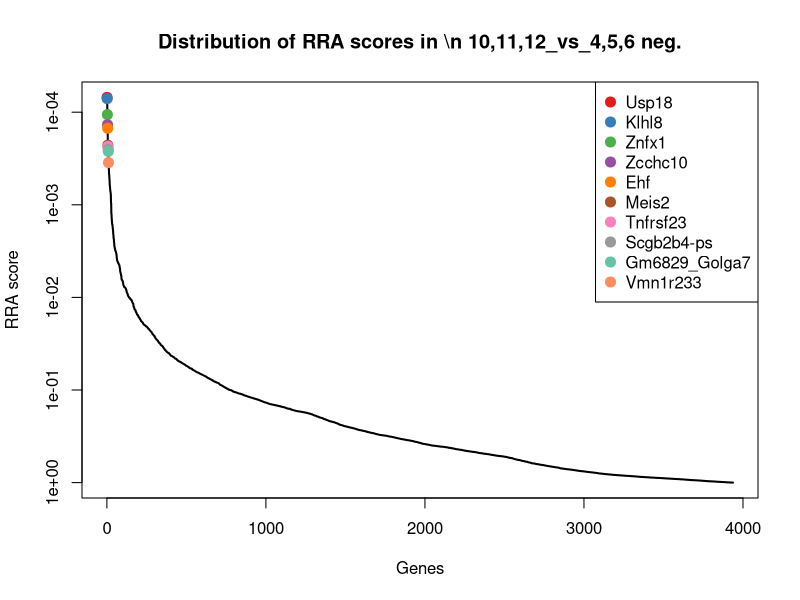
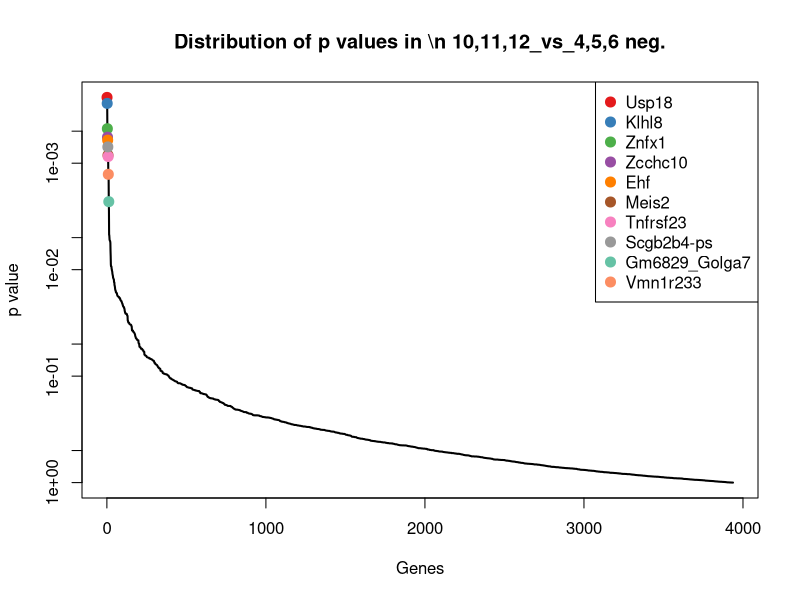
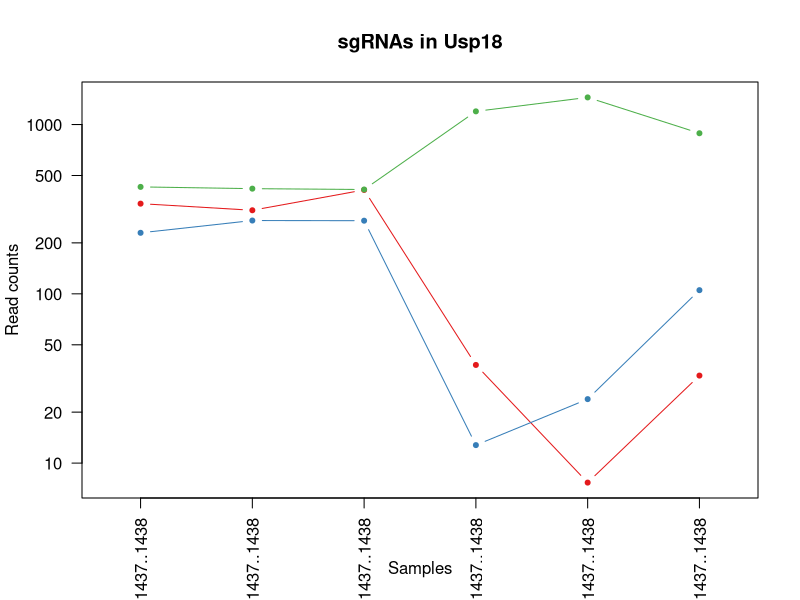
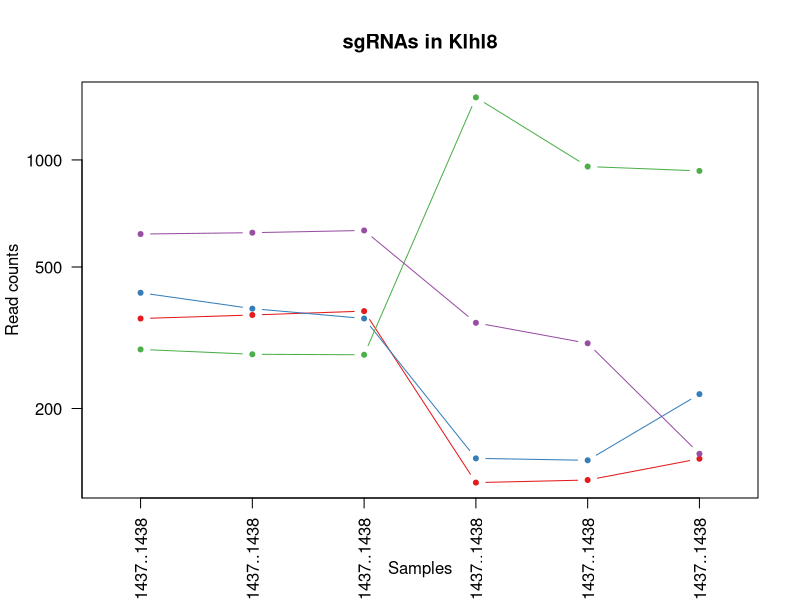
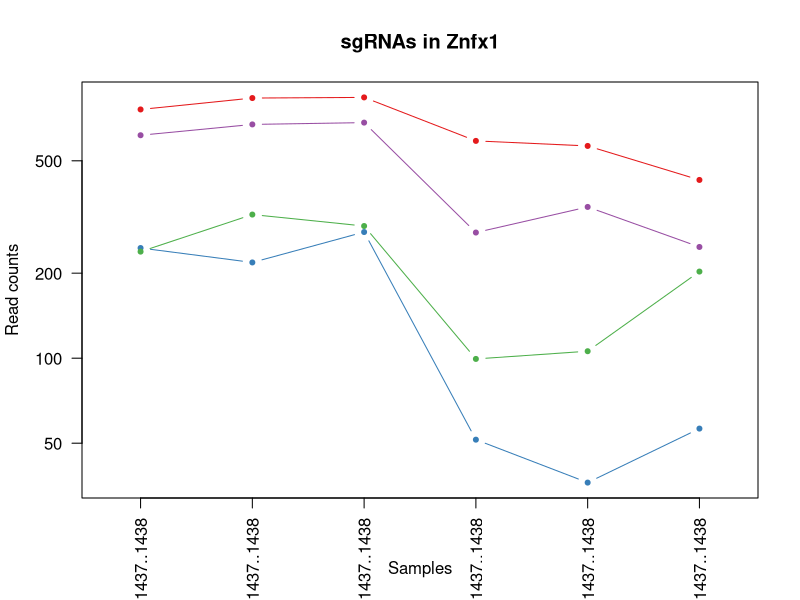
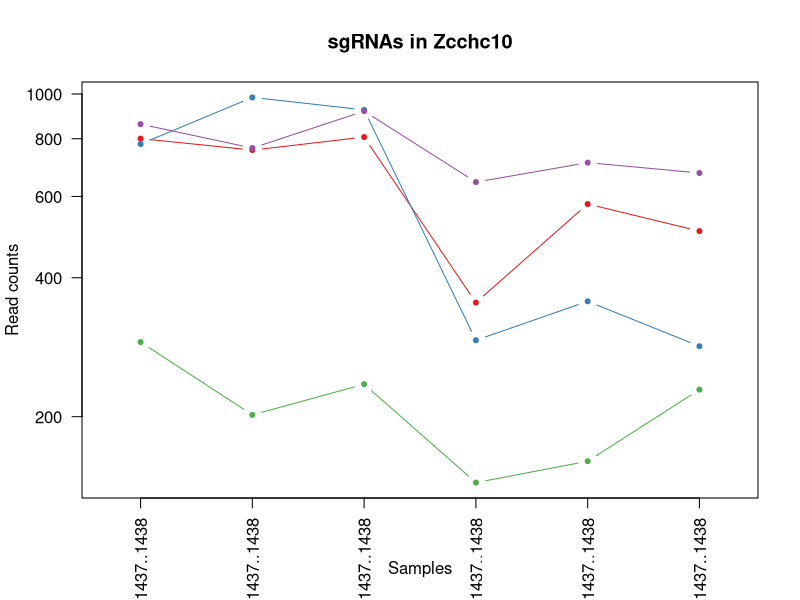
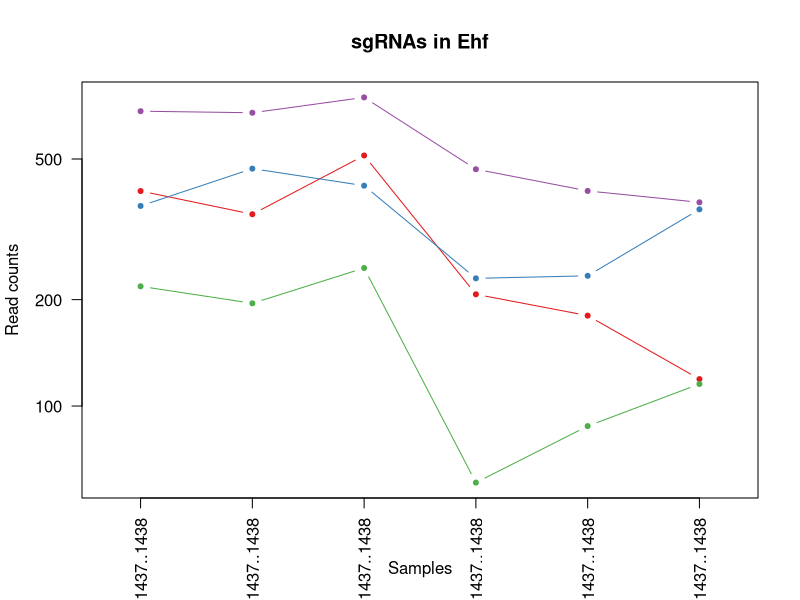
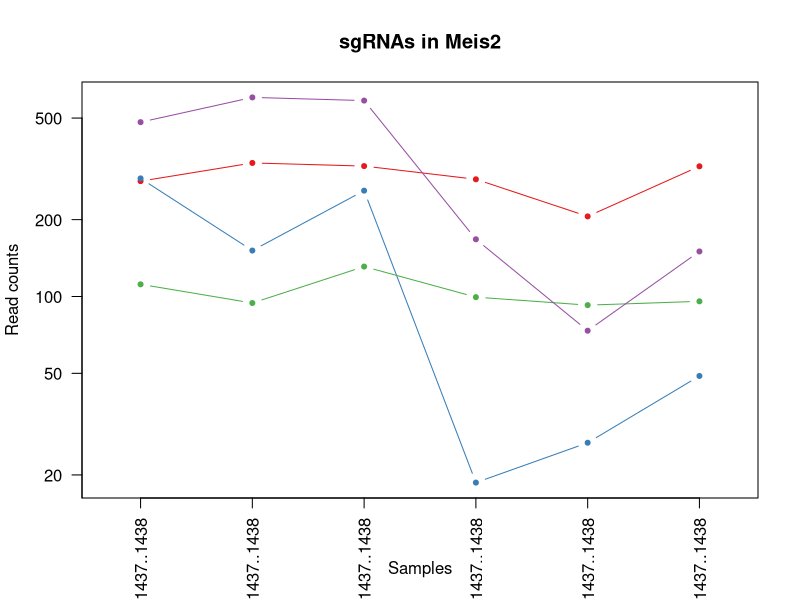

Source code (R) for these figures, in order: (Note: this script raises an error after producing the figures.)
pdf(file='invitro.poolE_mCD19.CAR_ET.1.2_v_hEGFRv3.CAR_ET.1.2.pdf',width=4.5,height=4.5);
gstable=read.table('invitro.poolE_mCD19.CAR_ET.1.2_v_hEGFRv3.CAR_ET.1.2.gene_summary.txt',header=T)
# 
#
# parameters
# Do not modify the variables beginning with "__"

# gstablename='__GENE_SUMMARY_FILE__'
startindex=3
# outputfile='__OUTPUT_FILE__'
targetgenelist=c("Usp18","Klhl8","Znfx1","Zcchc10","Ehf","Meis2","Tnfrsf23","Scgb2b4-ps","Gm6829_Golga7","Vmn1r233")
# samplelabel=sub('.\\w+.\\w+$','',colnames(gstable)[startindex]);
samplelabel='10,11,12_vs_4,5,6 neg.'


# You need to write some codes in front of this code:
# gstable=read.table(gstablename,header=T)
# pdf(file=outputfile,width=6,height=6)


# set up color using RColorBrewer
#library(RColorBrewer)
#colors <- brewer.pal(length(targetgenelist), "Set1")

colors=c( "#E41A1C", "#377EB8", "#4DAF4A", "#984EA3", "#FF7F00",  "#A65628", "#F781BF",
          "#999999", "#66C2A5", "#FC8D62", "#8DA0CB", "#E78AC3", "#A6D854", "#FFD92F", "#E5C494", "#B3B3B3", 
          "#8DD3C7", "#FFFFB3", "#BEBADA", "#FB8072", "#80B1D3", "#FDB462", "#B3DE69", "#FCCDE5",
          "#D9D9D9", "#BC80BD", "#CCEBC5", "#FFED6F")

######
# function definition

plotrankedvalues<-function(val, tglist, ...){
  
  plot(val,log='y',ylim=c(max(val),min(val)),type='l',lwd=2, ...)
  if(length(tglist)>0){
    for(i in 1:length(tglist)){
      targetgene=tglist[i];
      tx=which(names(val)==targetgene);ty=val[targetgene];
      points(tx,ty,col=colors[(i %% length(colors)) ],cex=2,pch=20)
      # text(tx+50,ty,targetgene,col=colors[i])
    }
    legend('topright',tglist,pch=20,pt.cex = 2,cex=1,col=colors)
  }
}



plotrandvalues<-function(val,targetgenelist, ...){
  # choose the one with the best distance distribution
  
  mindiffvalue=0;
  randval=val;
  for(i in 1:20){
    randval0=sample(val)
    vindex=sort(which(names(randval0) %in% targetgenelist))
    if(max(vindex)>0.9*length(val)){
      # print('pass...')
      next;
    }
    mindiffind=min(diff(vindex));
    if (mindiffind > mindiffvalue){
      mindiffvalue=mindiffind;
      randval=randval0;
      # print(paste('Diff: ',mindiffvalue))
    }
  }
  plot(randval,log='y',ylim=c(max(randval),min(randval)),pch=20,col='grey', ...)
  
  if(length(targetgenelist)>0){
    for(i in 1:length(targetgenelist)){
      targetgene=targetgenelist[i];
      tx=which(names(randval)==targetgene);ty=randval[targetgene];
      points(tx,ty,col=colors[(i %% length(colors)) ],cex=2,pch=20)
      text(tx+50,ty,targetgene,col=colors[i])
    }
  }
  
}




# set.seed(1235)



pvec=gstable[,startindex]
names(pvec)=gstable[,'id']
pvec=sort(pvec);

plotrankedvalues(pvec,targetgenelist,xlab='Genes',ylab='RRA score',main=paste('Distribution of RRA scores in \\n',samplelabel))

# plotrandvalues(pvec,targetgenelist,xlab='Genes',ylab='RRA score',main=paste('Distribution of RRA scores in \\n',samplelabel))


pvec=gstable[,startindex+1]
names(pvec)=gstable[,'id']
pvec=sort(pvec);

plotrankedvalues(pvec,targetgenelist,xlab='Genes',ylab='p value',main=paste('Distribution of p values in \\n',samplelabel))

# plotrandvalues(pvec,targetgenelist,xlab='Genes',ylab='p value',main=paste('Distribution of p values in \\n',samplelabel))



# you need to write after this code:
# dev.off()






# parameters
# Do not modify the variables beginning with "__"
targetmat=list(c(339.88751361604756,310.572221007204,409.876730468762,37.00805696216725,6.6726606450993255,31.887000941759677),c(228.28265839883792,269.96737232428336,269.347565736615,11.775290851598673,22.877693640340546,104.10167954515659),c(427.14221860404786,417.02277025702307,412.21888321429776,1195.192021437265,1445.107648281511,887.2089085560192))
targetgene="Usp18"
collabel=c("In.vitro_Pool.E..33.40._hEGFRv3.CAR_ET.1.2_rep1_1431..1432..1433..1434..1435..1436..1437..1438","In.vitro_Pool.E..33.40._hEGFRv3.CAR_ET.1.2_rep2_1431..1432..1433..1434..1435..1436..1437..1438","In.vitro_Pool.E..33.40._hEGFRv3.CAR_ET.1.2_rep3_1431..1432..1433..1434..1435..1436..1437..1438","In.vitro_Pool.E..33.40._mCD19.CAR_ET.1.2_rep1_1431..1432..1433..1434..1435..1436..1437..1438","In.vitro_Pool.E..33.40._mCD19.CAR_ET.1.2_rep2_1431..1432..1433..1434..1435..1436..1437..1438","In.vitro_Pool.E..33.40._mCD19.CAR_ET.1.2_rep3_1431..1432..1433..1434..1435..1436..1437..1438")

# set up color using RColorBrewer
#library(RColorBrewer)
#colors <- brewer.pal(length(targetgenelist), "Set1")

colors=c( "#E41A1C", "#377EB8", "#4DAF4A", "#984EA3", "#FF7F00",  "#A65628", "#F781BF",
          "#999999", "#66C2A5", "#FC8D62", "#8DA0CB", "#E78AC3", "#A6D854", "#FFD92F", "#E5C494", "#B3B3B3", 
          "#8DD3C7", "#FFFFB3", "#BEBADA", "#FB8072", "#80B1D3", "#FDB462", "#B3DE69", "#FCCDE5",
          "#D9D9D9", "#BC80BD", "#CCEBC5", "#FFED6F")


## code

targetmatvec=unlist(targetmat)+1
yrange=range(targetmatvec[targetmatvec>0]);
# yrange[1]=1; # set the minimum value to 1
for(i in 1:length(targetmat)){
  vali=targetmat[[i]]+1;
  if(i==1){
    plot(1:length(vali),vali,type='b',las=1,pch=20,main=paste('sgRNAs in',targetgene),ylab='Read counts',xlab='Samples',xlim=c(0.7,length(vali)+0.3),ylim = yrange,col=colors[(i %% length(colors))],xaxt='n',log='y')
    axis(1,at=1:length(vali),labels=(collabel),las=2)
    # lines(0:100,rep(1,101),col='black');
  }else{
    lines(1:length(vali),vali,type='b',pch=20,col=colors[(i %% length(colors))])
  }
}




# parameters
# Do not modify the variables beginning with "__"
targetmat=list(c(357.13553669507087,365.443638146286,374.74443928572526,122.79946173810043,124.8740777868588,143.49150423791855),c(422.0692706396292,380.8076349452289,357.1782936942069,143.82676683024093,142.0323480171142,218.5197417479413),c(292.2018027505125,283.136512437663,282.22940583706185,1497.9852147640881,957.0501839542461,930.3501451242823),c(617.885062066188,623.3392986999713,632.3812412946614,347.37108012216083,304.0826779695264,148.18076908229497))
targetgene="Klhl8"
collabel=c("In.vitro_Pool.E..33.40._hEGFRv3.CAR_ET.1.2_rep1_1431..1432..1433..1434..1435..1436..1437..1438","In.vitro_Pool.E..33.40._hEGFRv3.CAR_ET.1.2_rep2_1431..1432..1433..1434..1435..1436..1437..1438","In.vitro_Pool.E..33.40._hEGFRv3.CAR_ET.1.2_rep3_1431..1432..1433..1434..1435..1436..1437..1438","In.vitro_Pool.E..33.40._mCD19.CAR_ET.1.2_rep1_1431..1432..1433..1434..1435..1436..1437..1438","In.vitro_Pool.E..33.40._mCD19.CAR_ET.1.2_rep2_1431..1432..1433..1434..1435..1436..1437..1438","In.vitro_Pool.E..33.40._mCD19.CAR_ET.1.2_rep3_1431..1432..1433..1434..1435..1436..1437..1438")

# set up color using RColorBrewer
#library(RColorBrewer)
#colors <- brewer.pal(length(targetgenelist), "Set1")

colors=c( "#E41A1C", "#377EB8", "#4DAF4A", "#984EA3", "#FF7F00",  "#A65628", "#F781BF",
          "#999999", "#66C2A5", "#FC8D62", "#8DA0CB", "#E78AC3", "#A6D854", "#FFD92F", "#E5C494", "#B3B3B3", 
          "#8DD3C7", "#FFFFB3", "#BEBADA", "#FB8072", "#80B1D3", "#FDB462", "#B3DE69", "#FCCDE5",
          "#D9D9D9", "#BC80BD", "#CCEBC5", "#FFED6F")


## code

targetmatvec=unlist(targetmat)+1
yrange=range(targetmatvec[targetmatvec>0]);
# yrange[1]=1; # set the minimum value to 1
for(i in 1:length(targetmat)){
  vali=targetmat[[i]]+1;
  if(i==1){
    plot(1:length(vali),vali,type='b',las=1,pch=20,main=paste('sgRNAs in',targetgene),ylab='Read counts',xlab='Samples',xlim=c(0.7,length(vali)+0.3),ylim = yrange,col=colors[(i %% length(colors))],xaxt='n',log='y')
    axis(1,at=1:length(vali),labels=(collabel),las=2)
    # lines(0:100,rep(1,101),col='black');
  }else{
    lines(1:length(vali),vali,type='b',pch=20,col=colors[(i %% length(colors))])
  }
}




# parameters
# Do not modify the variables beginning with "__"
targetmat=list(c(758.9130154770256,832.9481121712645,837.3196065290424,587.0823581725624,563.3632058933858,426.7231008382545),c(244.5160918849775,217.29081187076463,278.71617671875816,50.46553222113717,35.26977769552501,55.33332516364179),c(237.41396473479142,321.5465044350204,292.76909319197284,98.40778783121748,104.85609585156082,201.6383883081862),c(614.8412932875368,671.6261457823634,681.5664489509128,277.5604272162544,342.212167370094,246.65533081419986))
targetgene="Znfx1"
collabel=c("In.vitro_Pool.E..33.40._hEGFRv3.CAR_ET.1.2_rep1_1431..1432..1433..1434..1435..1436..1437..1438","In.vitro_Pool.E..33.40._hEGFRv3.CAR_ET.1.2_rep2_1431..1432..1433..1434..1435..1436..1437..1438","In.vitro_Pool.E..33.40._hEGFRv3.CAR_ET.1.2_rep3_1431..1432..1433..1434..1435..1436..1437..1438","In.vitro_Pool.E..33.40._mCD19.CAR_ET.1.2_rep1_1431..1432..1433..1434..1435..1436..1437..1438","In.vitro_Pool.E..33.40._mCD19.CAR_ET.1.2_rep2_1431..1432..1433..1434..1435..1436..1437..1438","In.vitro_Pool.E..33.40._mCD19.CAR_ET.1.2_rep3_1431..1432..1433..1434..1435..1436..1437..1438")

# set up color using RColorBrewer
#library(RColorBrewer)
#colors <- brewer.pal(length(targetgenelist), "Set1")

colors=c( "#E41A1C", "#377EB8", "#4DAF4A", "#984EA3", "#FF7F00",  "#A65628", "#F781BF",
          "#999999", "#66C2A5", "#FC8D62", "#8DA0CB", "#E78AC3", "#A6D854", "#FFD92F", "#E5C494", "#B3B3B3", 
          "#8DD3C7", "#FFFFB3", "#BEBADA", "#FB8072", "#80B1D3", "#FDB462", "#B3DE69", "#FCCDE5",
          "#D9D9D9", "#BC80BD", "#CCEBC5", "#FFED6F")


## code

targetmatvec=unlist(targetmat)+1
yrange=range(targetmatvec[targetmatvec>0]);
# yrange[1]=1; # set the minimum value to 1
for(i in 1:length(targetmat)){
  vali=targetmat[[i]]+1;
  if(i==1){
    plot(1:length(vali),vali,type='b',las=1,pch=20,main=paste('sgRNAs in',targetgene),ylab='Read counts',xlab='Samples',xlim=c(0.7,length(vali)+0.3),ylim = yrange,col=colors[(i %% length(colors))],xaxt='n',log='y')
    axis(1,at=1:length(vali),labels=(collabel),las=2)
    # lines(0:100,rep(1,101),col='black');
  }else{
    lines(1:length(vali),vali,type='b',pch=20,col=colors[(i %% length(colors))])
  }
}




# parameters
# Do not modify the variables beginning with "__"
targetmat=list(c(799.4965991923746,755.030699833768,805.7005444643094,352.4176333442745,576.7085271835846,503.6270442860278),c(778.1902177418164,982.1983667895674,922.8081817410985,291.85899467890994,354.60425142527845,283.23159660033593),c(289.15803397186136,200.82938672904004,234.2152745535783,142.9856746265553,159.19061824736963,227.89827143669416),c(859.3573851725143,762.7126982332395,916.952799877259,643.4355358194989,709.2085028505569,673.3784316524543))
targetgene="Zcchc10"
collabel=c("In.vitro_Pool.E..33.40._hEGFRv3.CAR_ET.1.2_rep1_1431..1432..1433..1434..1435..1436..1437..1438","In.vitro_Pool.E..33.40._hEGFRv3.CAR_ET.1.2_rep2_1431..1432..1433..1434..1435..1436..1437..1438","In.vitro_Pool.E..33.40._hEGFRv3.CAR_ET.1.2_rep3_1431..1432..1433..1434..1435..1436..1437..1438","In.vitro_Pool.E..33.40._mCD19.CAR_ET.1.2_rep1_1431..1432..1433..1434..1435..1436..1437..1438","In.vitro_Pool.E..33.40._mCD19.CAR_ET.1.2_rep2_1431..1432..1433..1434..1435..1436..1437..1438","In.vitro_Pool.E..33.40._mCD19.CAR_ET.1.2_rep3_1431..1432..1433..1434..1435..1436..1437..1438")

# set up color using RColorBrewer
#library(RColorBrewer)
#colors <- brewer.pal(length(targetgenelist), "Set1")

colors=c( "#E41A1C", "#377EB8", "#4DAF4A", "#984EA3", "#FF7F00",  "#A65628", "#F781BF",
          "#999999", "#66C2A5", "#FC8D62", "#8DA0CB", "#E78AC3", "#A6D854", "#FFD92F", "#E5C494", "#B3B3B3", 
          "#8DD3C7", "#FFFFB3", "#BEBADA", "#FB8072", "#80B1D3", "#FDB462", "#B3DE69", "#FCCDE5",
          "#D9D9D9", "#BC80BD", "#CCEBC5", "#FFED6F")


## code

targetmatvec=unlist(targetmat)+1
yrange=range(targetmatvec[targetmatvec>0]);
# yrange[1]=1; # set the minimum value to 1
for(i in 1:length(targetmat)){
  vali=targetmat[[i]]+1;
  if(i==1){
    plot(1:length(vali),vali,type='b',las=1,pch=20,main=paste('sgRNAs in',targetgene),ylab='Read counts',xlab='Samples',xlim=c(0.7,length(vali)+0.3),ylim = yrange,col=colors[(i %% length(colors))],xaxt='n',log='y')
    axis(1,at=1:length(vali),labels=(collabel),las=2)
    # lines(0:100,rep(1,101),col='black');
  }else{
    lines(1:length(vali),vali,type='b',pch=20,col=colors[(i %% length(colors))])
  }
}




# parameters
# Do not modify the variables beginning with "__"
targetmat=list(c(404.8212475606059,347.88478466177975,510.5892985268007,206.06758990297675,179.2086001826676,118.16947407828586),c(367.28143262390813,468.6019023677601,419.24534145090513,228.77707940248848,232.58988534346219,359.197687079234),c(217.12217287711695,194.2448166723502,244.75496190848932,59.71754646167898,86.74458838629123,114.41806220278472),c(681.8042064178626,674.9184308107084,745.9756494531468,466.8061730455188,405.12582488103044,376.07904051898913))
targetgene="Ehf"
collabel=c("In.vitro_Pool.E..33.40._hEGFRv3.CAR_ET.1.2_rep1_1431..1432..1433..1434..1435..1436..1437..1438","In.vitro_Pool.E..33.40._hEGFRv3.CAR_ET.1.2_rep2_1431..1432..1433..1434..1435..1436..1437..1438","In.vitro_Pool.E..33.40._hEGFRv3.CAR_ET.1.2_rep3_1431..1432..1433..1434..1435..1436..1437..1438","In.vitro_Pool.E..33.40._mCD19.CAR_ET.1.2_rep1_1431..1432..1433..1434..1435..1436..1437..1438","In.vitro_Pool.E..33.40._mCD19.CAR_ET.1.2_rep2_1431..1432..1433..1434..1435..1436..1437..1438","In.vitro_Pool.E..33.40._mCD19.CAR_ET.1.2_rep3_1431..1432..1433..1434..1435..1436..1437..1438")

# set up color using RColorBrewer
#library(RColorBrewer)
#colors <- brewer.pal(length(targetgenelist), "Set1")

colors=c( "#E41A1C", "#377EB8", "#4DAF4A", "#984EA3", "#FF7F00",  "#A65628", "#F781BF",
          "#999999", "#66C2A5", "#FC8D62", "#8DA0CB", "#E78AC3", "#A6D854", "#FFD92F", "#E5C494", "#B3B3B3", 
          "#8DD3C7", "#FFFFB3", "#BEBADA", "#FB8072", "#80B1D3", "#FDB462", "#B3DE69", "#FCCDE5",
          "#D9D9D9", "#BC80BD", "#CCEBC5", "#FFED6F")


## code

targetmatvec=unlist(targetmat)+1
yrange=range(targetmatvec[targetmatvec>0]);
# yrange[1]=1; # set the minimum value to 1
for(i in 1:length(targetmat)){
  vali=targetmat[[i]]+1;
  if(i==1){
    plot(1:length(vali),vali,type='b',las=1,pch=20,main=paste('sgRNAs in',targetgene),ylab='Read counts',xlab='Samples',xlim=c(0.7,length(vali)+0.3),ylim = yrange,col=colors[(i %% length(colors))],xaxt='n',log='y')
    axis(1,at=1:length(vali),labels=(collabel),las=2)
    # lines(0:100,rep(1,101),col='black');
  }else{
    lines(1:length(vali),vali,type='b',pch=20,col=colors[(i %% length(colors))])
  }
}




# parameters
# Do not modify the variables beginning with "__"
targetmat=list(c(282.0559068216753,332.5207878628368,323.21707888393803,286.81244145679625,204.9460055280507,322.6214212930979),c(289.15803397186136,150.34768296108462,258.80787838170403,17.662936277398007,25.737405345383113,47.830501412639514),c(110.59026562432592,93.28140913643936,129.98947737723594,98.40778783121748,91.51077456136218,94.72314985640374),c(480.9154670268852,601.3907318443385,584.3671100111778,166.53625632975266,72.44602986107839,149.11862205117023))
targetgene="Meis2"
collabel=c("In.vitro_Pool.E..33.40._hEGFRv3.CAR_ET.1.2_rep1_1431..1432..1433..1434..1435..1436..1437..1438","In.vitro_Pool.E..33.40._hEGFRv3.CAR_ET.1.2_rep2_1431..1432..1433..1434..1435..1436..1437..1438","In.vitro_Pool.E..33.40._hEGFRv3.CAR_ET.1.2_rep3_1431..1432..1433..1434..1435..1436..1437..1438","In.vitro_Pool.E..33.40._mCD19.CAR_ET.1.2_rep1_1431..1432..1433..1434..1435..1436..1437..1438","In.vitro_Pool.E..33.40._mCD19.CAR_ET.1.2_rep2_1431..1432..1433..1434..1435..1436..1437..1438","In.vitro_Pool.E..33.40._mCD19.CAR_ET.1.2_rep3_1431..1432..1433..1434..1435..1436..1437..1438")

# set up color using RColorBrewer
#library(RColorBrewer)
#colors <- brewer.pal(length(targetgenelist), "Set1")

colors=c( "#E41A1C", "#377EB8", "#4DAF4A", "#984EA3", "#FF7F00",  "#A65628", "#F781BF",
          "#999999", "#66C2A5", "#FC8D62", "#8DA0CB", "#E78AC3", "#A6D854", "#FFD92F", "#E5C494", "#B3B3B3", 
          "#8DD3C7", "#FFFFB3", "#BEBADA", "#FB8072", "#80B1D3", "#FDB462", "#B3DE69", "#FCCDE5",
          "#D9D9D9", "#BC80BD", "#CCEBC5", "#FFED6F")


## code

targetmatvec=unlist(targetmat)+1
yrange=range(targetmatvec[targetmatvec>0]);
# yrange[1]=1; # set the minimum value to 1
for(i in 1:length(targetmat)){
  vali=targetmat[[i]]+1;
  if(i==1){
    plot(1:length(vali),vali,type='b',las=1,pch=20,main=paste('sgRNAs in',targetgene),ylab='Read counts',xlab='Samples',xlim=c(0.7,length(vali)+0.3),ylim = yrange,col=colors[(i %% length(colors))],xaxt='n',log='y')
    axis(1,at=1:length(vali),labels=(collabel),las=2)
    # lines(0:100,rep(1,101),col='black');
  }else{
    lines(1:length(vali),vali,type='b',pch=20,col=colors[(i %% length(colors))])
  }
}




# parameters
# Do not modify the variables beginning with "__"
targetmat=list(c(356.12094710218713,383.00249163079224,377.08659203126103,179.15263938503693,130.59350119694395,150.99432798892082),c(459.609085576327,423.6073403137129,368.8890574218858,293.5411790862812,172.53593953756828,187.57059377505692),c(519.4698715564667,523.4733195068421,495.3653056808181,146.35004344129777,167.7697533624973,174.44065221080294),c(440.3318833115363,398.36648842973517,379.4287447767968,313.72739197473607,276.4387981541149,461.42366068664))
targetgene="Tnfrsf23"
collabel=c("In.vitro_Pool.E..33.40._hEGFRv3.CAR_ET.1.2_rep1_1431..1432..1433..1434..1435..1436..1437..1438","In.vitro_Pool.E..33.40._hEGFRv3.CAR_ET.1.2_rep2_1431..1432..1433..1434..1435..1436..1437..1438","In.vitro_Pool.E..33.40._hEGFRv3.CAR_ET.1.2_rep3_1431..1432..1433..1434..1435..1436..1437..1438","In.vitro_Pool.E..33.40._mCD19.CAR_ET.1.2_rep1_1431..1432..1433..1434..1435..1436..1437..1438","In.vitro_Pool.E..33.40._mCD19.CAR_ET.1.2_rep2_1431..1432..1433..1434..1435..1436..1437..1438","In.vitro_Pool.E..33.40._mCD19.CAR_ET.1.2_rep3_1431..1432..1433..1434..1435..1436..1437..1438")

# set up color using RColorBrewer
#library(RColorBrewer)
#colors <- brewer.pal(length(targetgenelist), "Set1")

colors=c( "#E41A1C", "#377EB8", "#4DAF4A", "#984EA3", "#FF7F00",  "#A65628", "#F781BF",
          "#999999", "#66C2A5", "#FC8D62", "#8DA0CB", "#E78AC3", "#A6D854", "#FFD92F", "#E5C494", "#B3B3B3", 
          "#8DD3C7", "#FFFFB3", "#BEBADA", "#FB8072", "#80B1D3", "#FDB462", "#B3DE69", "#FCCDE5",
          "#D9D9D9", "#BC80BD", "#CCEBC5", "#FFED6F")


## code

targetmatvec=unlist(targetmat)+1
yrange=range(targetmatvec[targetmatvec>0]);
# yrange[1]=1; # set the minimum value to 1
for(i in 1:length(targetmat)){
  vali=targetmat[[i]]+1;
  if(i==1){
    plot(1:length(vali),vali,type='b',las=1,pch=20,main=paste('sgRNAs in',targetgene),ylab='Read counts',xlab='Samples',xlim=c(0.7,length(vali)+0.3),ylim = yrange,col=colors[(i %% length(colors))],xaxt='n',log='y')
    axis(1,at=1:length(vali),labels=(collabel),las=2)
    # lines(0:100,rep(1,101),col='black');
  }else{
    lines(1:length(vali),vali,type='b',pch=20,col=colors[(i %% length(colors))])
  }
}




# parameters
# Do not modify the variables beginning with "__"
targetmat=list(c(383.5148661100477,384.09991997357383,379.4287447767968,230.45926380985972,153.4711948372845,181.00562299292991),c(219.1513520628844,295.2082242082611,318.5327733928665,100.08997223858871,74.35250433110677,157.55929877104782),c(812.686263899863,852.7018223413339,950.9140146875278,361.66964758481635,257.3740534538311,419.2202770872522))
targetgene="Scgb2b4-ps"
collabel=c("In.vitro_Pool.E..33.40._hEGFRv3.CAR_ET.1.2_rep1_1431..1432..1433..1434..1435..1436..1437..1438","In.vitro_Pool.E..33.40._hEGFRv3.CAR_ET.1.2_rep2_1431..1432..1433..1434..1435..1436..1437..1438","In.vitro_Pool.E..33.40._hEGFRv3.CAR_ET.1.2_rep3_1431..1432..1433..1434..1435..1436..1437..1438","In.vitro_Pool.E..33.40._mCD19.CAR_ET.1.2_rep1_1431..1432..1433..1434..1435..1436..1437..1438","In.vitro_Pool.E..33.40._mCD19.CAR_ET.1.2_rep2_1431..1432..1433..1434..1435..1436..1437..1438","In.vitro_Pool.E..33.40._mCD19.CAR_ET.1.2_rep3_1431..1432..1433..1434..1435..1436..1437..1438")

# set up color using RColorBrewer
#library(RColorBrewer)
#colors <- brewer.pal(length(targetgenelist), "Set1")

colors=c( "#E41A1C", "#377EB8", "#4DAF4A", "#984EA3", "#FF7F00",  "#A65628", "#F781BF",
          "#999999", "#66C2A5", "#FC8D62", "#8DA0CB", "#E78AC3", "#A6D854", "#FFD92F", "#E5C494", "#B3B3B3", 
          "#8DD3C7", "#FFFFB3", "#BEBADA", "#FB8072", "#80B1D3", "#FDB462", "#B3DE69", "#FCCDE5",
          "#D9D9D9", "#BC80BD", "#CCEBC5", "#FFED6F")


## code

targetmatvec=unlist(targetmat)+1
yrange=range(targetmatvec[targetmatvec>0]);
# yrange[1]=1; # set the minimum value to 1
for(i in 1:length(targetmat)){
  vali=targetmat[[i]]+1;
  if(i==1){
    plot(1:length(vali),vali,type='b',las=1,pch=20,main=paste('sgRNAs in',targetgene),ylab='Read counts',xlab='Samples',xlim=c(0.7,length(vali)+0.3),ylim = yrange,col=colors[(i %% length(colors))],xaxt='n',log='y')
    axis(1,at=1:length(vali),labels=(collabel),las=2)
    # lines(0:100,rep(1,101),col='black');
  }else{
    lines(1:length(vali),vali,type='b',pch=20,col=colors[(i %% length(colors))])
  }
}




# parameters
# Do not modify the variables beginning with "__"
targetmat=list(c(478.8862878411178,571.7601665892342,490.6810001897465,136.25693699707034,183.02154912272437,148.18076908229497),c(917.1889919668865,944.8858031349916,920.4660289955626,517.271705266656,548.1114101331589,394.83609989649483))
targetgene="Gm6829_Golga7"
collabel=c("In.vitro_Pool.E..33.40._hEGFRv3.CAR_ET.1.2_rep1_1431..1432..1433..1434..1435..1436..1437..1438","In.vitro_Pool.E..33.40._hEGFRv3.CAR_ET.1.2_rep2_1431..1432..1433..1434..1435..1436..1437..1438","In.vitro_Pool.E..33.40._hEGFRv3.CAR_ET.1.2_rep3_1431..1432..1433..1434..1435..1436..1437..1438","In.vitro_Pool.E..33.40._mCD19.CAR_ET.1.2_rep1_1431..1432..1433..1434..1435..1436..1437..1438","In.vitro_Pool.E..33.40._mCD19.CAR_ET.1.2_rep2_1431..1432..1433..1434..1435..1436..1437..1438","In.vitro_Pool.E..33.40._mCD19.CAR_ET.1.2_rep3_1431..1432..1433..1434..1435..1436..1437..1438")

# set up color using RColorBrewer
#library(RColorBrewer)
#colors <- brewer.pal(length(targetgenelist), "Set1")

colors=c( "#E41A1C", "#377EB8", "#4DAF4A", "#984EA3", "#FF7F00",  "#A65628", "#F781BF",
          "#999999", "#66C2A5", "#FC8D62", "#8DA0CB", "#E78AC3", "#A6D854", "#FFD92F", "#E5C494", "#B3B3B3", 
          "#8DD3C7", "#FFFFB3", "#BEBADA", "#FB8072", "#80B1D3", "#FDB462", "#B3DE69", "#FCCDE5",
          "#D9D9D9", "#BC80BD", "#CCEBC5", "#FFED6F")


## code

targetmatvec=unlist(targetmat)+1
yrange=range(targetmatvec[targetmatvec>0]);
# yrange[1]=1; # set the minimum value to 1
for(i in 1:length(targetmat)){
  vali=targetmat[[i]]+1;
  if(i==1){
    plot(1:length(vali),vali,type='b',las=1,pch=20,main=paste('sgRNAs in',targetgene),ylab='Read counts',xlab='Samples',xlim=c(0.7,length(vali)+0.3),ylim = yrange,col=colors[(i %% length(colors))],xaxt='n',log='y')
    axis(1,at=1:length(vali),labels=(collabel),las=2)
    # lines(0:100,rep(1,101),col='black');
  }else{
    lines(1:length(vali),vali,type='b',pch=20,col=colors[(i %% length(colors))])
  }
}




# parameters
# Do not modify the variables beginning with "__"
targetmat=list(c(761.9567842556768,751.7384148054231,673.3689143415376,541.6633791735389,451.83444939672574,663.9999019637015),c(703.1105878684208,666.1390040684553,696.7904417968954,283.4480726420538,423.23733234630004,219.4575947168166),c(522.5136403351179,505.91446602233583,453.206556261174,182.5170081997794,256.4208162188169,169.7513873664265),c(406.85042674637333,459.82247562550697,491.8520765625144,6787.614083742948,7783.182023890856,6812.563965910067))
targetgene="Vmn1r233"
collabel=c("In.vitro_Pool.E..33.40._hEGFRv3.CAR_ET.1.2_rep1_1431..1432..1433..1434..1435..1436..1437..1438","In.vitro_Pool.E..33.40._hEGFRv3.CAR_ET.1.2_rep2_1431..1432..1433..1434..1435..1436..1437..1438","In.vitro_Pool.E..33.40._hEGFRv3.CAR_ET.1.2_rep3_1431..1432..1433..1434..1435..1436..1437..1438","In.vitro_Pool.E..33.40._mCD19.CAR_ET.1.2_rep1_1431..1432..1433..1434..1435..1436..1437..1438","In.vitro_Pool.E..33.40._mCD19.CAR_ET.1.2_rep2_1431..1432..1433..1434..1435..1436..1437..1438","In.vitro_Pool.E..33.40._mCD19.CAR_ET.1.2_rep3_1431..1432..1433..1434..1435..1436..1437..1438")

# set up color using RColorBrewer
#library(RColorBrewer)
#colors <- brewer.pal(length(targetgenelist), "Set1")

colors=c( "#E41A1C", "#377EB8", "#4DAF4A", "#984EA3", "#FF7F00",  "#A65628", "#F781BF",
          "#999999", "#66C2A5", "#FC8D62", "#8DA0CB", "#E78AC3", "#A6D854", "#FFD92F", "#E5C494", "#B3B3B3", 
          "#8DD3C7", "#FFFFB3", "#BEBADA", "#FB8072", "#80B1D3", "#FDB462", "#B3DE69", "#FCCDE5",
          "#D9D9D9", "#BC80BD", "#CCEBC5", "#FFED6F")


## code

targetmatvec=unlist(targetmat)+1
yrange=range(targetmatvec[targetmatvec>0]);
# yrange[1]=1; # set the minimum value to 1
for(i in 1:length(targetmat)){
  vali=targetmat[[i]]+1;
  if(i==1){
    plot(1:length(vali),vali,type='b',las=1,pch=20,main=paste('sgRNAs in',targetgene),ylab='Read counts',xlab='Samples',xlim=c(0.7,length(vali)+0.3),ylim = yrange,col=colors[(i %% length(colors))],xaxt='n',log='y')
    axis(1,at=1:length(vali),labels=(collabel),las=2)
    # lines(0:100,rep(1,101),col='black');
  }else{
    lines(1:length(vali),vali,type='b',pch=20,col=colors[(i %% length(colors))])
  }
}



# 
#
# parameters
# Do not modify the variables beginning with "__"

# gstablename='__GENE_SUMMARY_FILE__'
startindex=9
# outputfile='__OUTPUT_FILE__'
targetgenelist=c("Kpna6","Prss55","Ddx17","4930426I24Rik_Zbtb1","Mrgprb13","Vmn2r55","Dnajc22","Ankrd13c","Tbc1d31","Rhox4a_Rhox4a2_Rhox4c_Rhox4f")
# samplelabel=sub('.\\w+.\\w+$','',colnames(gstable)[startindex]);
samplelabel='10,11,12_vs_4,5,6 pos.'


# You need to write some codes in front of this code:
# gstable=read.table(gstablename,header=T)
# pdf(file=outputfile,width=6,height=6)


# set up color using RColorBrewer
#library(RColorBrewer)
#colors <- brewer.pal(length(targetgenelist), "Set1")

colors=c( "#E41A1C", "#377EB8", "#4DAF4A", "#984EA3", "#FF7F00",  "#A65628", "#F781BF",
          "#999999", "#66C2A5", "#FC8D62", "#8DA0CB", "#E78AC3", "#A6D854", "#FFD92F", "#E5C494", "#B3B3B3", 
          "#8DD3C7", "#FFFFB3", "#BEBADA", "#FB8072", "#80B1D3", "#FDB462", "#B3DE69", "#FCCDE5",
          "#D9D9D9", "#BC80BD", "#CCEBC5", "#FFED6F")

######
# function definition

plotrankedvalues<-function(val, tglist, ...){
  
  plot(val,log='y',ylim=c(max(val),min(val)),type='l',lwd=2, ...)
  if(length(tglist)>0){
    for(i in 1:length(tglist)){
      targetgene=tglist[i];
      tx=which(names(val)==targetgene);ty=val[targetgene];
      points(tx,ty,col=colors[(i %% length(colors)) ],cex=2,pch=20)
      # text(tx+50,ty,targetgene,col=colors[i])
    }
    legend('topright',tglist,pch=20,pt.cex = 2,cex=1,col=colors)
  }
}



plotrandvalues<-function(val,targetgenelist, ...){
  # choose the one with the best distance distribution
  
  mindiffvalue=0;
  randval=val;
  for(i in 1:20){
    randval0=sample(val)
    vindex=sort(which(names(randval0) %in% targetgenelist))
    if(max(vindex)>0.9*length(val)){
      # print('pass...')
      next;
    }
    mindiffind=min(diff(vindex));
    if (mindiffind > mindiffvalue){
      mindiffvalue=mindiffind;
      randval=randval0;
      # print(paste('Diff: ',mindiffvalue))
    }
  }
  plot(randval,log='y',ylim=c(max(randval),min(randval)),pch=20,col='grey', ...)
  
  if(length(targetgenelist)>0){
    for(i in 1:length(targetgenelist)){
      targetgene=targetgenelist[i];
      tx=which(names(randval)==targetgene);ty=randval[targetgene];
      points(tx,ty,col=colors[(i %% length(colors)) ],cex=2,pch=20)
      text(tx+50,ty,targetgene,col=colors[i])
    }
  }
  
}




# set.seed(1235)



pvec=gstable[,startindex]
names(pvec)=gstable[,'id']
pvec=sort(pvec);

plotrankedvalues(pvec,targetgenelist,xlab='Genes',ylab='RRA score',main=paste('Distribution of RRA scores in \\n',samplelabel))

# plotrandvalues(pvec,targetgenelist,xlab='Genes',ylab='RRA score',main=paste('Distribution of RRA scores in \\n',samplelabel))


pvec=gstable[,startindex+1]
names(pvec)=gstable[,'id']
pvec=sort(pvec);

plotrankedvalues(pvec,targetgenelist,xlab='Genes',ylab='p value',main=paste('Distribution of p values in \\n',samplelabel))

# plotrandvalues(pvec,targetgenelist,xlab='Genes',ylab='p value',main=paste('Distribution of p values in \\n',samplelabel))



# you need to write after this code:
# dev.off()






# parameters
# Do not modify the variables beginning with "__"
targetmat=list(c(604.6953973586996,545.4218863624749,571.4852699107311,2630.095320924932,1953.183094544074,2533.140868932144),c(449.46318964748974,369.83335151741255,439.1536397879593,1111.9238932723888,1094.3163457962894,1326.1240979896525),c(766.0151426272117,758.322984862113,782.2790170089515,2948.028173918096,2754.8556091910073,3037.7057661870467),c(124.79451992469806,159.12710970333774,124.13409551339649,434.84466930546523,1492.7695100322205,692.13549102996))
targetgene="Kpna6"
collabel=c("In.vitro_Pool.E..33.40._hEGFRv3.CAR_ET.1.2_rep1_1431..1432..1433..1434..1435..1436..1437..1438","In.vitro_Pool.E..33.40._hEGFRv3.CAR_ET.1.2_rep2_1431..1432..1433..1434..1435..1436..1437..1438","In.vitro_Pool.E..33.40._hEGFRv3.CAR_ET.1.2_rep3_1431..1432..1433..1434..1435..1436..1437..1438","In.vitro_Pool.E..33.40._mCD19.CAR_ET.1.2_rep1_1431..1432..1433..1434..1435..1436..1437..1438","In.vitro_Pool.E..33.40._mCD19.CAR_ET.1.2_rep2_1431..1432..1433..1434..1435..1436..1437..1438","In.vitro_Pool.E..33.40._mCD19.CAR_ET.1.2_rep3_1431..1432..1433..1434..1435..1436..1437..1438")

# set up color using RColorBrewer
#library(RColorBrewer)
#colors <- brewer.pal(length(targetgenelist), "Set1")

colors=c( "#E41A1C", "#377EB8", "#4DAF4A", "#984EA3", "#FF7F00",  "#A65628", "#F781BF",
          "#999999", "#66C2A5", "#FC8D62", "#8DA0CB", "#E78AC3", "#A6D854", "#FFD92F", "#E5C494", "#B3B3B3", 
          "#8DD3C7", "#FFFFB3", "#BEBADA", "#FB8072", "#80B1D3", "#FDB462", "#B3DE69", "#FCCDE5",
          "#D9D9D9", "#BC80BD", "#CCEBC5", "#FFED6F")


## code

targetmatvec=unlist(targetmat)+1
yrange=range(targetmatvec[targetmatvec>0]);
# yrange[1]=1; # set the minimum value to 1
for(i in 1:length(targetmat)){
  vali=targetmat[[i]]+1;
  if(i==1){
    plot(1:length(vali),vali,type='b',las=1,pch=20,main=paste('sgRNAs in',targetgene),ylab='Read counts',xlab='Samples',xlim=c(0.7,length(vali)+0.3),ylim = yrange,col=colors[(i %% length(colors))],xaxt='n',log='y')
    axis(1,at=1:length(vali),labels=(collabel),las=2)
    # lines(0:100,rep(1,101),col='black');
  }else{
    lines(1:length(vali),vali,type='b',pch=20,col=colors[(i %% length(colors))])
  }
}




# parameters
# Do not modify the variables beginning with "__"
targetmat=list(c(265.82247333553573,267.77251563872005,255.29464926340034,318.77394519684975,282.15822156420006,228.83612440556945),c(498.1634901059085,456.53019059716206,528.155444118319,669.5093941337531,770.215685891465,1001.626970758804),c(813.7008534927467,785.7586934316539,850.2014466294892,4813.5706816928005,6650.736188693999,6681.264550267528),c(148.1300805610237,122.91197439154364,195.56975425223789,2041.3307783449984,3078.9562690958314,1540.8924278620925))
targetgene="Prss55"
collabel=c("In.vitro_Pool.E..33.40._hEGFRv3.CAR_ET.1.2_rep1_1431..1432..1433..1434..1435..1436..1437..1438","In.vitro_Pool.E..33.40._hEGFRv3.CAR_ET.1.2_rep2_1431..1432..1433..1434..1435..1436..1437..1438","In.vitro_Pool.E..33.40._hEGFRv3.CAR_ET.1.2_rep3_1431..1432..1433..1434..1435..1436..1437..1438","In.vitro_Pool.E..33.40._mCD19.CAR_ET.1.2_rep1_1431..1432..1433..1434..1435..1436..1437..1438","In.vitro_Pool.E..33.40._mCD19.CAR_ET.1.2_rep2_1431..1432..1433..1434..1435..1436..1437..1438","In.vitro_Pool.E..33.40._mCD19.CAR_ET.1.2_rep3_1431..1432..1433..1434..1435..1436..1437..1438")

# set up color using RColorBrewer
#library(RColorBrewer)
#colors <- brewer.pal(length(targetgenelist), "Set1")

colors=c( "#E41A1C", "#377EB8", "#4DAF4A", "#984EA3", "#FF7F00",  "#A65628", "#F781BF",
          "#999999", "#66C2A5", "#FC8D62", "#8DA0CB", "#E78AC3", "#A6D854", "#FFD92F", "#E5C494", "#B3B3B3", 
          "#8DD3C7", "#FFFFB3", "#BEBADA", "#FB8072", "#80B1D3", "#FDB462", "#B3DE69", "#FCCDE5",
          "#D9D9D9", "#BC80BD", "#CCEBC5", "#FFED6F")


## code

targetmatvec=unlist(targetmat)+1
yrange=range(targetmatvec[targetmatvec>0]);
# yrange[1]=1; # set the minimum value to 1
for(i in 1:length(targetmat)){
  vali=targetmat[[i]]+1;
  if(i==1){
    plot(1:length(vali),vali,type='b',las=1,pch=20,main=paste('sgRNAs in',targetgene),ylab='Read counts',xlab='Samples',xlim=c(0.7,length(vali)+0.3),ylim = yrange,col=colors[(i %% length(colors))],xaxt='n',log='y')
    axis(1,at=1:length(vali),labels=(collabel),las=2)
    # lines(0:100,rep(1,101),col='black');
  }else{
    lines(1:length(vali),vali,type='b',pch=20,col=colors[(i %% length(colors))])
  }
}




# parameters
# Do not modify the variables beginning with "__"
targetmat=list(c(289.15803397186136,280.94165575209973,254.12357289063243,85.79140477593319,136.31292460702906,109.7287973584083),c(304.37687786511725,311.66964934998566,282.22940583706185,796.5143168902816,703.4890794404718,822.4970537036246),c(661.5124145601881,671.6261457823634,567.9720407924274,958.8451122016062,954.1904722492035,663.9999019637015),c(527.5865882995365,489.45304088061124,553.9191243192126,19483.05980617369,22009.294519242616,18625.75996186315))
targetgene="Ddx17"
collabel=c("In.vitro_Pool.E..33.40._hEGFRv3.CAR_ET.1.2_rep1_1431..1432..1433..1434..1435..1436..1437..1438","In.vitro_Pool.E..33.40._hEGFRv3.CAR_ET.1.2_rep2_1431..1432..1433..1434..1435..1436..1437..1438","In.vitro_Pool.E..33.40._hEGFRv3.CAR_ET.1.2_rep3_1431..1432..1433..1434..1435..1436..1437..1438","In.vitro_Pool.E..33.40._mCD19.CAR_ET.1.2_rep1_1431..1432..1433..1434..1435..1436..1437..1438","In.vitro_Pool.E..33.40._mCD19.CAR_ET.1.2_rep2_1431..1432..1433..1434..1435..1436..1437..1438","In.vitro_Pool.E..33.40._mCD19.CAR_ET.1.2_rep3_1431..1432..1433..1434..1435..1436..1437..1438")

# set up color using RColorBrewer
#library(RColorBrewer)
#colors <- brewer.pal(length(targetgenelist), "Set1")

colors=c( "#E41A1C", "#377EB8", "#4DAF4A", "#984EA3", "#FF7F00",  "#A65628", "#F781BF",
          "#999999", "#66C2A5", "#FC8D62", "#8DA0CB", "#E78AC3", "#A6D854", "#FFD92F", "#E5C494", "#B3B3B3", 
          "#8DD3C7", "#FFFFB3", "#BEBADA", "#FB8072", "#80B1D3", "#FDB462", "#B3DE69", "#FCCDE5",
          "#D9D9D9", "#BC80BD", "#CCEBC5", "#FFED6F")


## code

targetmatvec=unlist(targetmat)+1
yrange=range(targetmatvec[targetmatvec>0]);
# yrange[1]=1; # set the minimum value to 1
for(i in 1:length(targetmat)){
  vali=targetmat[[i]]+1;
  if(i==1){
    plot(1:length(vali),vali,type='b',las=1,pch=20,main=paste('sgRNAs in',targetgene),ylab='Read counts',xlab='Samples',xlim=c(0.7,length(vali)+0.3),ylim = yrange,col=colors[(i %% length(colors))],xaxt='n',log='y')
    axis(1,at=1:length(vali),labels=(collabel),las=2)
    # lines(0:100,rep(1,101),col='black');
  }else{
    lines(1:length(vali),vali,type='b',pch=20,col=colors[(i %% length(colors))])
  }
}




# parameters
# Do not modify the variables beginning with "__"
targetmat=list(c(212.04922491269832,248.01880546865056,176.8325322879516,2175.0644387310117,1948.416908369003,1822.2483185246779),c(363.22307425237324,310.572221007204,350.15183545759953,1976.5666786612057,2202.9312501177915,2321.1860979663293))
targetgene="4930426I24Rik_Zbtb1"
collabel=c("In.vitro_Pool.E..33.40._hEGFRv3.CAR_ET.1.2_rep1_1431..1432..1433..1434..1435..1436..1437..1438","In.vitro_Pool.E..33.40._hEGFRv3.CAR_ET.1.2_rep2_1431..1432..1433..1434..1435..1436..1437..1438","In.vitro_Pool.E..33.40._hEGFRv3.CAR_ET.1.2_rep3_1431..1432..1433..1434..1435..1436..1437..1438","In.vitro_Pool.E..33.40._mCD19.CAR_ET.1.2_rep1_1431..1432..1433..1434..1435..1436..1437..1438","In.vitro_Pool.E..33.40._mCD19.CAR_ET.1.2_rep2_1431..1432..1433..1434..1435..1436..1437..1438","In.vitro_Pool.E..33.40._mCD19.CAR_ET.1.2_rep3_1431..1432..1433..1434..1435..1436..1437..1438")

# set up color using RColorBrewer
#library(RColorBrewer)
#colors <- brewer.pal(length(targetgenelist), "Set1")

colors=c( "#E41A1C", "#377EB8", "#4DAF4A", "#984EA3", "#FF7F00",  "#A65628", "#F781BF",
          "#999999", "#66C2A5", "#FC8D62", "#8DA0CB", "#E78AC3", "#A6D854", "#FFD92F", "#E5C494", "#B3B3B3", 
          "#8DD3C7", "#FFFFB3", "#BEBADA", "#FB8072", "#80B1D3", "#FDB462", "#B3DE69", "#FCCDE5",
          "#D9D9D9", "#BC80BD", "#CCEBC5", "#FFED6F")


## code

targetmatvec=unlist(targetmat)+1
yrange=range(targetmatvec[targetmatvec>0]);
# yrange[1]=1; # set the minimum value to 1
for(i in 1:length(targetmat)){
  vali=targetmat[[i]]+1;
  if(i==1){
    plot(1:length(vali),vali,type='b',las=1,pch=20,main=paste('sgRNAs in',targetgene),ylab='Read counts',xlab='Samples',xlim=c(0.7,length(vali)+0.3),ylim = yrange,col=colors[(i %% length(colors))],xaxt='n',log='y')
    axis(1,at=1:length(vali),labels=(collabel),las=2)
    # lines(0:100,rep(1,101),col='black');
  }else{
    lines(1:length(vali),vali,type='b',pch=20,col=colors[(i %% length(colors))])
  }
}




# parameters
# Do not modify the variables beginning with "__"
targetmat=list(c(605.7099869515832,617.852156986063,569.1431171651952,1971.520125439092,1170.5753245974245,1390.835952842047),c(447.4340104617223,423.6073403137129,544.5505133370696,1232.2000783994324,1298.309114089326,1304.5534797055209),c(397.71912041041986,403.8536301436434,535.1819023549264,963.0505732200343,1028.5429765803103,843.1298190188809),c(375.3981493669779,500.42732430842767,473.11485459822813,843.6154802966763,1076.2048383310198,1105.7286503039604))
targetgene="Mrgprb13"
collabel=c("In.vitro_Pool.E..33.40._hEGFRv3.CAR_ET.1.2_rep1_1431..1432..1433..1434..1435..1436..1437..1438","In.vitro_Pool.E..33.40._hEGFRv3.CAR_ET.1.2_rep2_1431..1432..1433..1434..1435..1436..1437..1438","In.vitro_Pool.E..33.40._hEGFRv3.CAR_ET.1.2_rep3_1431..1432..1433..1434..1435..1436..1437..1438","In.vitro_Pool.E..33.40._mCD19.CAR_ET.1.2_rep1_1431..1432..1433..1434..1435..1436..1437..1438","In.vitro_Pool.E..33.40._mCD19.CAR_ET.1.2_rep2_1431..1432..1433..1434..1435..1436..1437..1438","In.vitro_Pool.E..33.40._mCD19.CAR_ET.1.2_rep3_1431..1432..1433..1434..1435..1436..1437..1438")

# set up color using RColorBrewer
#library(RColorBrewer)
#colors <- brewer.pal(length(targetgenelist), "Set1")

colors=c( "#E41A1C", "#377EB8", "#4DAF4A", "#984EA3", "#FF7F00",  "#A65628", "#F781BF",
          "#999999", "#66C2A5", "#FC8D62", "#8DA0CB", "#E78AC3", "#A6D854", "#FFD92F", "#E5C494", "#B3B3B3", 
          "#8DD3C7", "#FFFFB3", "#BEBADA", "#FB8072", "#80B1D3", "#FDB462", "#B3DE69", "#FCCDE5",
          "#D9D9D9", "#BC80BD", "#CCEBC5", "#FFED6F")


## code

targetmatvec=unlist(targetmat)+1
yrange=range(targetmatvec[targetmatvec>0]);
# yrange[1]=1; # set the minimum value to 1
for(i in 1:length(targetmat)){
  vali=targetmat[[i]]+1;
  if(i==1){
    plot(1:length(vali),vali,type='b',las=1,pch=20,main=paste('sgRNAs in',targetgene),ylab='Read counts',xlab='Samples',xlim=c(0.7,length(vali)+0.3),ylim = yrange,col=colors[(i %% length(colors))],xaxt='n',log='y')
    axis(1,at=1:length(vali),labels=(collabel),las=2)
    # lines(0:100,rep(1,101),col='black');
  }else{
    lines(1:length(vali),vali,type='b',pch=20,col=colors[(i %% length(colors))])
  }
}




# parameters
# Do not modify the variables beginning with "__"
targetmat=list(c(386.55863488869886,429.0944820276211,381.77089752233263,11259.701330739388,9416.077407470162,6854.767349509455))
targetgene="Vmn2r55"
collabel=c("In.vitro_Pool.E..33.40._hEGFRv3.CAR_ET.1.2_rep1_1431..1432..1433..1434..1435..1436..1437..1438","In.vitro_Pool.E..33.40._hEGFRv3.CAR_ET.1.2_rep2_1431..1432..1433..1434..1435..1436..1437..1438","In.vitro_Pool.E..33.40._hEGFRv3.CAR_ET.1.2_rep3_1431..1432..1433..1434..1435..1436..1437..1438","In.vitro_Pool.E..33.40._mCD19.CAR_ET.1.2_rep1_1431..1432..1433..1434..1435..1436..1437..1438","In.vitro_Pool.E..33.40._mCD19.CAR_ET.1.2_rep2_1431..1432..1433..1434..1435..1436..1437..1438","In.vitro_Pool.E..33.40._mCD19.CAR_ET.1.2_rep3_1431..1432..1433..1434..1435..1436..1437..1438")

# set up color using RColorBrewer
#library(RColorBrewer)
#colors <- brewer.pal(length(targetgenelist), "Set1")

colors=c( "#E41A1C", "#377EB8", "#4DAF4A", "#984EA3", "#FF7F00",  "#A65628", "#F781BF",
          "#999999", "#66C2A5", "#FC8D62", "#8DA0CB", "#E78AC3", "#A6D854", "#FFD92F", "#E5C494", "#B3B3B3", 
          "#8DD3C7", "#FFFFB3", "#BEBADA", "#FB8072", "#80B1D3", "#FDB462", "#B3DE69", "#FCCDE5",
          "#D9D9D9", "#BC80BD", "#CCEBC5", "#FFED6F")


## code

targetmatvec=unlist(targetmat)+1
yrange=range(targetmatvec[targetmatvec>0]);
# yrange[1]=1; # set the minimum value to 1
for(i in 1:length(targetmat)){
  vali=targetmat[[i]]+1;
  if(i==1){
    plot(1:length(vali),vali,type='b',las=1,pch=20,main=paste('sgRNAs in',targetgene),ylab='Read counts',xlab='Samples',xlim=c(0.7,length(vali)+0.3),ylim = yrange,col=colors[(i %% length(colors))],xaxt='n',log='y')
    axis(1,at=1:length(vali),labels=(collabel),las=2)
    # lines(0:100,rep(1,101),col='black');
  }else{
    lines(1:length(vali),vali,type='b',pch=20,col=colors[(i %% length(colors))])
  }
}




# parameters
# Do not modify the variables beginning with "__"
targetmat=list(c(366.2668430310244,421.41248362814963,494.1942293080502,3911.0787471381304,3404.01016623567,3184.9486823004663),c(444.39024168307117,443.3610504837824,460.2330144977813,2890.833904067474,3755.754705955906,2988.937411805532),c(265.82247333553573,242.53166375474234,229.53096906250673,115.22963190492986,91.51077456136218,84.40676719877561),c(322.63949053702424,409.34077185755154,319.70384976563435,1016.0393820522282,993.2731988847853,523.3219566324088))
targetgene="Dnajc22"
collabel=c("In.vitro_Pool.E..33.40._hEGFRv3.CAR_ET.1.2_rep1_1431..1432..1433..1434..1435..1436..1437..1438","In.vitro_Pool.E..33.40._hEGFRv3.CAR_ET.1.2_rep2_1431..1432..1433..1434..1435..1436..1437..1438","In.vitro_Pool.E..33.40._hEGFRv3.CAR_ET.1.2_rep3_1431..1432..1433..1434..1435..1436..1437..1438","In.vitro_Pool.E..33.40._mCD19.CAR_ET.1.2_rep1_1431..1432..1433..1434..1435..1436..1437..1438","In.vitro_Pool.E..33.40._mCD19.CAR_ET.1.2_rep2_1431..1432..1433..1434..1435..1436..1437..1438","In.vitro_Pool.E..33.40._mCD19.CAR_ET.1.2_rep3_1431..1432..1433..1434..1435..1436..1437..1438")

# set up color using RColorBrewer
#library(RColorBrewer)
#colors <- brewer.pal(length(targetgenelist), "Set1")

colors=c( "#E41A1C", "#377EB8", "#4DAF4A", "#984EA3", "#FF7F00",  "#A65628", "#F781BF",
          "#999999", "#66C2A5", "#FC8D62", "#8DA0CB", "#E78AC3", "#A6D854", "#FFD92F", "#E5C494", "#B3B3B3", 
          "#8DD3C7", "#FFFFB3", "#BEBADA", "#FB8072", "#80B1D3", "#FDB462", "#B3DE69", "#FCCDE5",
          "#D9D9D9", "#BC80BD", "#CCEBC5", "#FFED6F")


## code

targetmatvec=unlist(targetmat)+1
yrange=range(targetmatvec[targetmatvec>0]);
# yrange[1]=1; # set the minimum value to 1
for(i in 1:length(targetmat)){
  vali=targetmat[[i]]+1;
  if(i==1){
    plot(1:length(vali),vali,type='b',las=1,pch=20,main=paste('sgRNAs in',targetgene),ylab='Read counts',xlab='Samples',xlim=c(0.7,length(vali)+0.3),ylim = yrange,col=colors[(i %% length(colors))],xaxt='n',log='y')
    axis(1,at=1:length(vali),labels=(collabel),las=2)
    # lines(0:100,rep(1,101),col='black');
  }else{
    lines(1:length(vali),vali,type='b',pch=20,col=colors[(i %% length(colors))])
  }
}




# parameters
# Do not modify the variables beginning with "__"
targetmat=list(c(194.801201833675,254.6033755253404,262.32110750000766,322.13831401159223,373.6689961255622,333.8756569196013),c(361.19389506660576,362.1513531179411,316.1906206473307,296.9055479010237,302.176203499498,265.4123901917055),c(358.1501262879546,433.48419539874766,295.11124593750867,14239.691008397536,15365.230991193717,16814.765878964976),c(861.3865643582817,905.3783827948527,860.7411339844002,852.8674945372181,1557.5896420131853,1978.8697643268504))
targetgene="Ankrd13c"
collabel=c("In.vitro_Pool.E..33.40._hEGFRv3.CAR_ET.1.2_rep1_1431..1432..1433..1434..1435..1436..1437..1438","In.vitro_Pool.E..33.40._hEGFRv3.CAR_ET.1.2_rep2_1431..1432..1433..1434..1435..1436..1437..1438","In.vitro_Pool.E..33.40._hEGFRv3.CAR_ET.1.2_rep3_1431..1432..1433..1434..1435..1436..1437..1438","In.vitro_Pool.E..33.40._mCD19.CAR_ET.1.2_rep1_1431..1432..1433..1434..1435..1436..1437..1438","In.vitro_Pool.E..33.40._mCD19.CAR_ET.1.2_rep2_1431..1432..1433..1434..1435..1436..1437..1438","In.vitro_Pool.E..33.40._mCD19.CAR_ET.1.2_rep3_1431..1432..1433..1434..1435..1436..1437..1438")

# set up color using RColorBrewer
#library(RColorBrewer)
#colors <- brewer.pal(length(targetgenelist), "Set1")

colors=c( "#E41A1C", "#377EB8", "#4DAF4A", "#984EA3", "#FF7F00",  "#A65628", "#F781BF",
          "#999999", "#66C2A5", "#FC8D62", "#8DA0CB", "#E78AC3", "#A6D854", "#FFD92F", "#E5C494", "#B3B3B3", 
          "#8DD3C7", "#FFFFB3", "#BEBADA", "#FB8072", "#80B1D3", "#FDB462", "#B3DE69", "#FCCDE5",
          "#D9D9D9", "#BC80BD", "#CCEBC5", "#FFED6F")


## code

targetmatvec=unlist(targetmat)+1
yrange=range(targetmatvec[targetmatvec>0]);
# yrange[1]=1; # set the minimum value to 1
for(i in 1:length(targetmat)){
  vali=targetmat[[i]]+1;
  if(i==1){
    plot(1:length(vali),vali,type='b',las=1,pch=20,main=paste('sgRNAs in',targetgene),ylab='Read counts',xlab='Samples',xlim=c(0.7,length(vali)+0.3),ylim = yrange,col=colors[(i %% length(colors))],xaxt='n',log='y')
    axis(1,at=1:length(vali),labels=(collabel),las=2)
    # lines(0:100,rep(1,101),col='black');
  }else{
    lines(1:length(vali),vali,type='b',pch=20,col=colors[(i %% length(colors))])
  }
}




# parameters
# Do not modify the variables beginning with "__"
targetmat=list(c(312.49359460818704,229.36252364136269,319.70384976563435,3098.583678377822,3915.8985614382896,2439.355572044615),c(316.55195297972193,255.70080386812202,297.45339868304444,232.9825404209166,299.31649179445543,396.71180583424535),c(1008.5020553264218,903.1835261092893,1068.021651964317,5643.7286867305065,4589.837286593322,4519.513457009996),c(304.37687786511725,325.93621780614694,249.4392673995609,253.16875330937145,207.80571723309328,205.38980018368733))
targetgene="Tbc1d31"
collabel=c("In.vitro_Pool.E..33.40._hEGFRv3.CAR_ET.1.2_rep1_1431..1432..1433..1434..1435..1436..1437..1438","In.vitro_Pool.E..33.40._hEGFRv3.CAR_ET.1.2_rep2_1431..1432..1433..1434..1435..1436..1437..1438","In.vitro_Pool.E..33.40._hEGFRv3.CAR_ET.1.2_rep3_1431..1432..1433..1434..1435..1436..1437..1438","In.vitro_Pool.E..33.40._mCD19.CAR_ET.1.2_rep1_1431..1432..1433..1434..1435..1436..1437..1438","In.vitro_Pool.E..33.40._mCD19.CAR_ET.1.2_rep2_1431..1432..1433..1434..1435..1436..1437..1438","In.vitro_Pool.E..33.40._mCD19.CAR_ET.1.2_rep3_1431..1432..1433..1434..1435..1436..1437..1438")

# set up color using RColorBrewer
#library(RColorBrewer)
#colors <- brewer.pal(length(targetgenelist), "Set1")

colors=c( "#E41A1C", "#377EB8", "#4DAF4A", "#984EA3", "#FF7F00",  "#A65628", "#F781BF",
          "#999999", "#66C2A5", "#FC8D62", "#8DA0CB", "#E78AC3", "#A6D854", "#FFD92F", "#E5C494", "#B3B3B3", 
          "#8DD3C7", "#FFFFB3", "#BEBADA", "#FB8072", "#80B1D3", "#FDB462", "#B3DE69", "#FCCDE5",
          "#D9D9D9", "#BC80BD", "#CCEBC5", "#FFED6F")


## code

targetmatvec=unlist(targetmat)+1
yrange=range(targetmatvec[targetmatvec>0]);
# yrange[1]=1; # set the minimum value to 1
for(i in 1:length(targetmat)){
  vali=targetmat[[i]]+1;
  if(i==1){
    plot(1:length(vali),vali,type='b',las=1,pch=20,main=paste('sgRNAs in',targetgene),ylab='Read counts',xlab='Samples',xlim=c(0.7,length(vali)+0.3),ylim = yrange,col=colors[(i %% length(colors))],xaxt='n',log='y')
    axis(1,at=1:length(vali),labels=(collabel),las=2)
    # lines(0:100,rep(1,101),col='black');
  }else{
    lines(1:length(vali),vali,type='b',pch=20,col=colors[(i %% length(colors))])
  }
}




# parameters
# Do not modify the variables beginning with "__"
targetmat=list(c(280.02672763590783,288.6236541515712,330.2435371205454,2234.7819851926906,1549.963744133072,753.0959340068536),c(408.8796059321408,354.46935471846956,446.18009802456663,3453.5245883331536,3775.772687891204,3174.6322996428385))
targetgene="Rhox4a_Rhox4a2_Rhox4c_Rhox4f"
collabel=c("In.vitro_Pool.E..33.40._hEGFRv3.CAR_ET.1.2_rep1_1431..1432..1433..1434..1435..1436..1437..1438","In.vitro_Pool.E..33.40._hEGFRv3.CAR_ET.1.2_rep2_1431..1432..1433..1434..1435..1436..1437..1438","In.vitro_Pool.E..33.40._hEGFRv3.CAR_ET.1.2_rep3_1431..1432..1433..1434..1435..1436..1437..1438","In.vitro_Pool.E..33.40._mCD19.CAR_ET.1.2_rep1_1431..1432..1433..1434..1435..1436..1437..1438","In.vitro_Pool.E..33.40._mCD19.CAR_ET.1.2_rep2_1431..1432..1433..1434..1435..1436..1437..1438","In.vitro_Pool.E..33.40._mCD19.CAR_ET.1.2_rep3_1431..1432..1433..1434..1435..1436..1437..1438")

# set up color using RColorBrewer
#library(RColorBrewer)
#colors <- brewer.pal(length(targetgenelist), "Set1")

colors=c( "#E41A1C", "#377EB8", "#4DAF4A", "#984EA3", "#FF7F00",  "#A65628", "#F781BF",
          "#999999", "#66C2A5", "#FC8D62", "#8DA0CB", "#E78AC3", "#A6D854", "#FFD92F", "#E5C494", "#B3B3B3", 
          "#8DD3C7", "#FFFFB3", "#BEBADA", "#FB8072", "#80B1D3", "#FDB462", "#B3DE69", "#FCCDE5",
          "#D9D9D9", "#BC80BD", "#CCEBC5", "#FFED6F")


## code

targetmatvec=unlist(targetmat)+1
yrange=range(targetmatvec[targetmatvec>0]);
# yrange[1]=1; # set the minimum value to 1
for(i in 1:length(targetmat)){
  vali=targetmat[[i]]+1;
  if(i==1){
    plot(1:length(vali),vali,type='b',las=1,pch=20,main=paste('sgRNAs in',targetgene),ylab='Read counts',xlab='Samples',xlim=c(0.7,length(vali)+0.3),ylim = yrange,col=colors[(i %% length(colors))],xaxt='n',log='y')
    axis(1,at=1:length(vali),labels=(collabel),las=2)
    # lines(0:100,rep(1,101),col='black');
  }else{
    lines(1:length(vali),vali,type='b',pch=20,col=colors[(i %% length(colors))])
  }
}



dev.off()
Sweave("invitro.poolE_mCD19.CAR_ET.1.2_v_hEGFRv3.CAR_ET.1.2_summary.Rnw");
library(tools);

texi2dvi("invitro.poolE_mCD19.CAR_ET.1.2_v_hEGFRv3.CAR_ET.1.2_summary.tex",pdf=TRUE);
